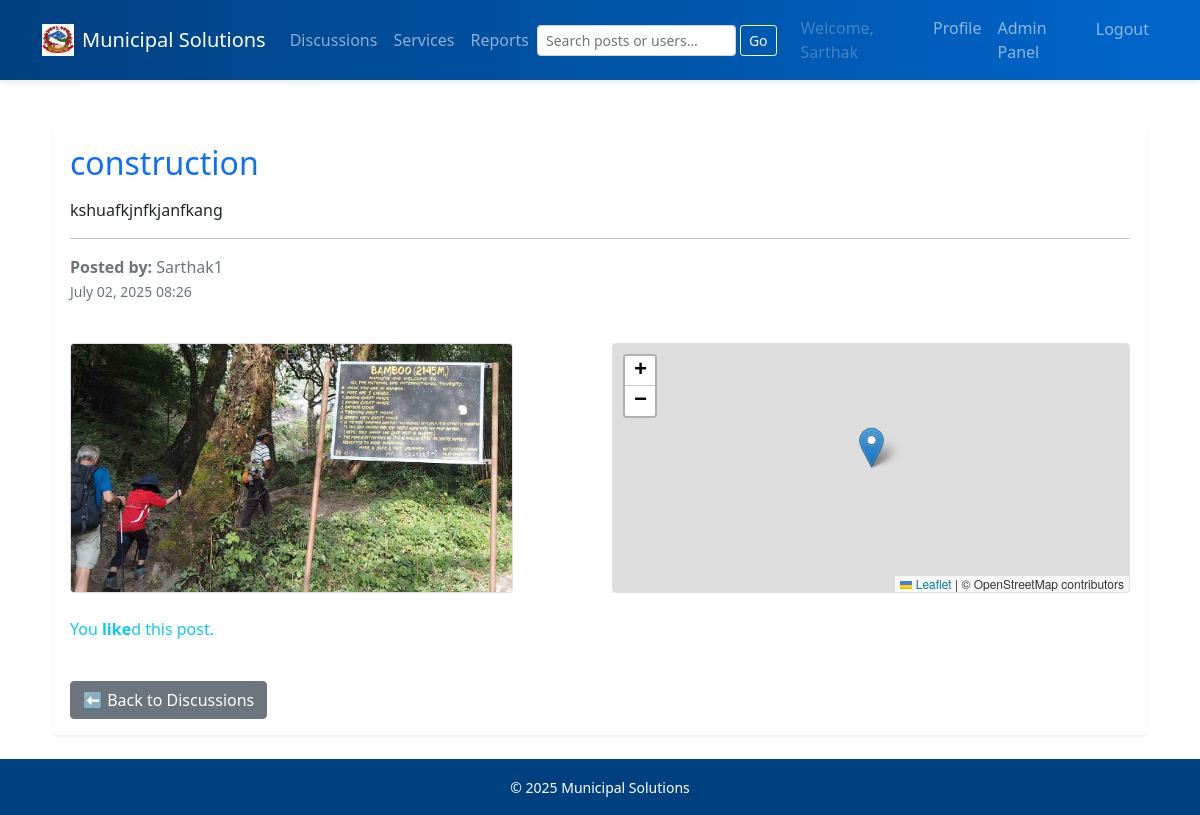
The app's page /discussions/6/ (signed in) with its own data.
### accounts/models.py (models this page shows, shortened)
class CustomUser(AbstractUser):
    is_admin     = models.BooleanField(default=False)
    phone_number = models.CharField(max_length=20, blank=True)
    address      = models.TextField(blank=True)
    email        = models.EmailField(unique=True)

### services/models.py (models this page shows, shortened)
class DiscussionPost(models.Model):
    CATEGORY_TAX          = 'tax'
    CATEGORY_CONSTRUCTION = 'construction'
    CATEGORY_HEALTH       = 'health'
    CATEGORY_CHOICES = [
        (CATEGORY_TAX,          'Tax'),
        (CATEGORY_CONSTRUCTION, 'Construction'),
        (CATEGORY_HEALTH,       'Health'),
    ]
    author     = models.ForeignKey(CustomUser, on_delete=models.CASCADE)
    title      = models.CharField(max_length=200)
    content    = models.TextField()
    image      = models.ImageField(upload_to='discussion_images/', blank=True, null=True)
    location   = models.CharField(max_length=100, blank=True, null=True)
    category   = models.CharField(
        max_length=20,
        choices=CATEGORY_CHOICES,
        default=CATEGORY_TAX,
        help_text="Select one: Tax, Construction or Health"
    )
    created_at = models.DateTimeField(auto_now_add=True)
    updated_at = models.DateTimeField(auto_now=True)
    likes      = models.PositiveIntegerField(default=0)
    dislikes   = models.PositiveIntegerField(default=0)

class PostReaction(models.Model):
    LIKE     = 'like'
    DISLIKE  = 'dislike'
    VOTE_CHOICES = [
        (LIKE, 'Like'),
        (DISLIKE, 'Dislike'),
    ]
    user      = models.ForeignKey(settings.AUTH_USER_MODEL, on_delete=models.CASCADE)
    post      = models.ForeignKey(DiscussionPost,            on_delete=models.CASCADE)
    reaction  = models.CharField(max_length=7, choices=VOTE_CHOICES)
    class Meta:
        unique_together = ('user', 'post')

### services/views.py (the view)
# urls.py: path('discussions/<int:pk>/', views.post_detail, name='post_detail'),
def post_detail(request, pk):
    post = get_object_or_404(DiscussionPost, pk=pk)
    print("Location from DB:", post.location)
    user_reaction = None
    if request.user.is_authenticated:
        user_reaction = PostReaction.objects.filter(post=post, user=request.user).first()
    return render(request, 'services/post_detail.html', {
        'post': post,
        'user_reaction': user_reaction
    })

### templates/services/post_detail.html (shortened to what this page needs)
{% extends 'base.html' %}
{% block content %}
<div class="container py-4">
    <div class="card shadow-sm border-0">
        <div class="card-body">
            <h2 class="card-title mb-3 text-primary">{{ post.title }}</h2>
            <p class="card-text">{{ post.content }}</p>
            <hr>
            <p class="text-muted">
                <strong>Posted by:</strong> {{ post.author.username }} <br>
                <small>{{ post.created_at|date:"F d, Y H:i" }}</small>
            </p>
            <div class="row g-4 mt-3">
                {% if post.image %}
                <div class="col-md-6">
                    <img src="{{ post.image.url }}" class="img-fluid rounded border" style="max-height: 250px;" alt="Post Image">
                </div>
                {% endif %}
                {% if post.location %}
                <div class="col-md-6">
                    <div id="post-map" class="rounded border" style="height: 250px;"></div>
                </div>
                {% endif %}
            </div>
            <div class="mt-4">
                {% if user.is_authenticated %}
                    {% if user_reaction %}
                        <p class="text-info">You <strong>{{ user_reaction.reaction }}</strong>d this post.</p>
                    {% endif %}
                {% else %}
                    <p class="text-muted mt-3">
                        <i>You must <a href="{% url 'login' %}">log in</a> to react to this post.</i>
                    </p>
                {% endif %}
            </div>
            <a href="{% url 'discussions' %}" class="btn btn-secondary mt-4">⬅ Back to Discussions</a>
        </div>
    </div>
</div>
<link rel="stylesheet" href="https://unpkg.com/leaflet/dist/leaflet.css" />
{% endblock %}

### templates/base.html (shortened to what this page needs)
{% load static %}
<!DOCTYPE html>
<html>
<head>
    <link href="{% static 'css/style.css' %}" rel="stylesheet">
    <link href="https://cdn.jsdelivr.net/npm/bootstrap@5.1.3/dist/css/bootstrap.min.css"
          rel="stylesheet">
</head>
<body>
<nav class="navbar navbar-expand-lg navbar-dark">
  <div class="container">
    <a class="navbar-brand d-flex align-items-center" href="{% url 'home' %}">
      <img src="{% static 'css/img/ms_logo.jpeg' %}"
           alt="MS logo"
           height="32"
           class="me-2">
      Municipal Solutions
    </a>
    <div class="collapse navbar-collapse" id="mainNav">
      <ul class="navbar-nav me-auto mb-2 mb-lg-0">
        <li class="nav-item">
          <a class="nav-link" href="{% url 'discussions' %}">Discussions</a>
        </li>
        <li class="nav-item">
          <a class="nav-link" href="{% url 'service_page' %}">Services</a>
        </li>
        <li class="nav-item">
          <a class="nav-link" href="{% url 'reports' %}">Reports</a>
        </li>
      </ul>
      <form class="d-flex me-3" action="{% url 'search' %}" method="get">
        <input
          class="form-control form-control-sm"
          type="search"
          name="q"
          placeholder="Search posts or users…"
          value="{{ request.GET.q|default_if_none:'' }}"
        >
        <button class="btn btn-sm btn-outline-light ms-1" type="submit">Go</button>
      </form>
      <ul class="navbar-nav mb-2 mb-lg-0">
        {% if user.is_authenticated %}
          <li class="nav-item">
            <span class="nav-link disabled">Welcome, {{ user.username }}</span>
          </li>
          <li class="nav-item">
            <a class="nav-link" href="{% url 'profile' %}">Profile</a>
          </li>
          {% if user.is_admin %}
            <li class="nav-item">
              <a class="nav-link" href="{% url 'admin:index' %}">Admin Panel</a>
            </li>
          {% endif %}
          <li class="nav-item">
            <form method="post" action="{% url 'logout' %}">
              <button type="submit" class="nav-link btn btn-link">Logout</button>
            </form>
          </li>
        {% endif %}
      </ul>
    </div>
  </div>
</nav>
<div class="container mt-4 content-wrap">
  {% block content %}{% endblock %}
</div>
<footer style="background:#004080; color:white; text-align:center; padding:1rem 0;">
  <small>© {% now "Y" %} Municipal Solutions</small>
</footer>
</body>
</html>

### static/css/style.css (style rules this page uses)
:root { --primary: #004080; --secondary: #0066cc; --light-bg: #f8f9fa; --text: #212529; --seal-opacity: 0.40; --transition: 0.2s ease; --border-radius: 0.5rem; --card-shadow: 0 2px 6px rgba(0,0,0,0.1); }
*, *::before, *::after { box-sizing: border-box; margin: 0; padding: 0; }
body { font-family: 'Inter', sans-serif; background: var(--light-bg); color: var(--text); line-height: 1.6; }
.navbar { background: linear-gradient(90deg, var(--primary), var(--secondary)); box-shadow: var(--card-shadow); }
.navbar-brand img { height: 32px; margin-right: 0.5rem; }
.nav-link { transition: background-color var(--transition), color var(--transition); }

### records on screen
CustomUser: username "Sarthak"
DiscussionPost: title "construction", content "kshuafkjnfkjanfkang", author.username "Sarthak1", created_at "July 02, 2025 08:26", image (picture)
PostReaction: reaction "like"
